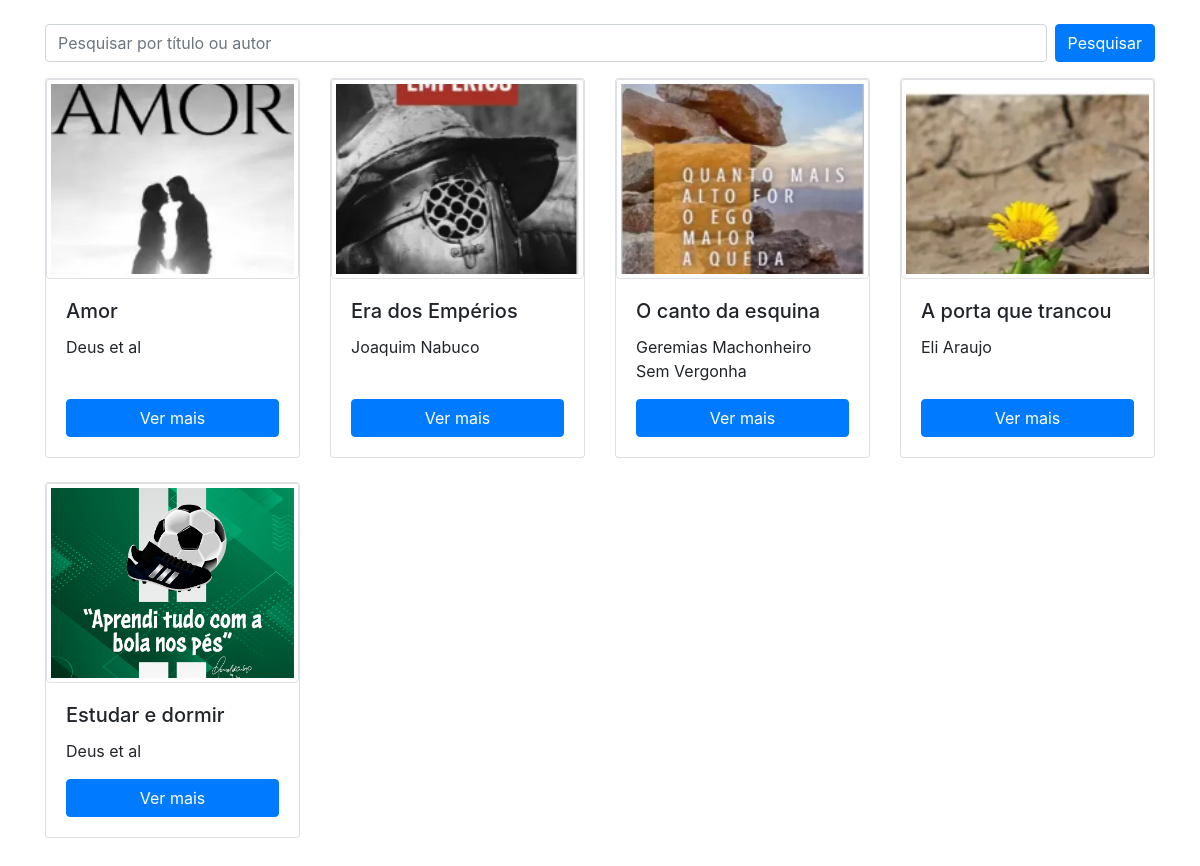
The app's page / (signed in) with its own data.
### livros/models.py (models this page shows, shortened)
class Livro(models.Model):
    titulo = models.CharField(max_length=200)
    autor = models.CharField(max_length=100)
    descricao = models.TextField()
    data_publicacao = models.DateField()
    capa = models.ImageField(upload_to='livros/capas/', null=True, blank=True)
    arquivo_pdf_epub = models.FileField(upload_to='livros/arquivos/', null=True, blank=True)

### livros/views.py (the view)
# urls.py: path('', views.lista_livros, name='lista_livros'),  # URL principal do app
@login_required
def lista_livros(request):
    query = request.GET.get('q')
    if query:
        livros = Livro.objects.filter(titulo__icontains=query) | Livro.objects.filter(autor__icontains=query)
    else:
        livros = Livro.objects.all()
    return render(request, 'livros/lista_livros.html', {'livros': livros})

### templates/livros/lista_livros.html (shortened to what this page needs)
{% extends 'base.html' %}
{% block content %}
<div class="container my-4">
    <div class="row mb-3">
        <div class="col-12">
            <form method="get" action="." class="form-inline w-100">
                <input type="text" name="q" placeholder="Pesquisar por título ou autor" value="{{ request.GET.q }}" class="form-control mr-2 flex-grow-1">
                <button type="submit" class="btn btn-primary">Pesquisar</button>
            </form>
        </div>
    </div>
    <div class="row">
        {% for livro in livros %}
            <div class="col-md-3 mb-4">
                <div class="card h-100 d-flex flex-column">
                    {% if livro.capa %}
                        <img src="{{ livro.capa.url }}" class="card-img-top img-thumbnail" alt="Capa de {{ livro.titulo }}" style="height: 200px; object-fit: cover;">
                    {% endif %}
                    <div class="card-body d-flex flex-column">
                        <h5 class="card-title">{{ livro.titulo }}</h5>
                        <p class="card-text">{{ livro.autor }}</p>
                        <button type="button" class="btn btn-primary mt-auto" data-toggle="modal" data-target="#modal{{ livro.id }}">
                            Ver mais
                        </button>
                    </div>
                </div>
            </div>
        {% endfor %}
    </div>
</div>
{% endblock %}

### templates/base.html (shortened to what this page needs)
<!DOCTYPE html>
<html lang="en">
<head>
    <link href="https://stackpath.bootstrapcdn.com/bootstrap/4.5.2/css/bootstrap.min.css" rel="stylesheet">
</head>
<body>
    {% block content %}{% endblock %}
</body>
</html>

### records on screen
Livro: capa (picture), titulo "Amor", autor "Deus et al"
Livro: capa (picture), titulo "Era dos Empérios", autor "Joaquim Nabuco"
Livro: capa (picture), titulo "O canto da esquina", autor "Geremias Machonheiro Sem Vergonha"
Livro: capa (picture), titulo "A porta que trancou", autor "Eli Araujo"
Livro: capa (picture), titulo "Estudar e dormir", autor "Deus et al"
